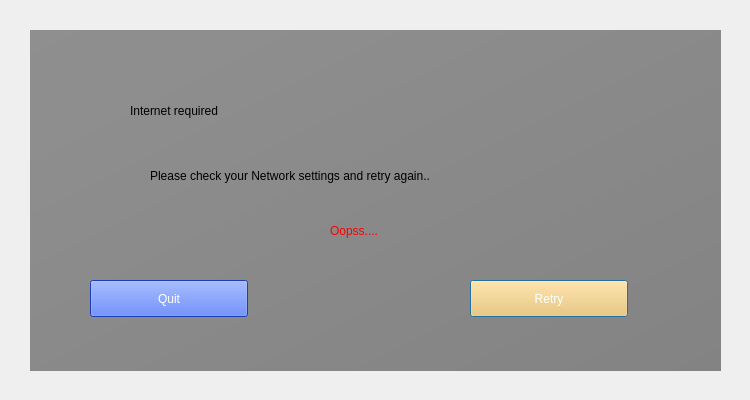
<?xml version="1.0" encoding="UTF-8"?>
<ui version="4.0">
 <class>Dialog</class>
 <widget class="QDialog" name="Dialog">
  <property name="geometry">
   <rect>
    <x>0</x>
    <y>0</y>
    <width>750</width>
    <height>400</height>
   </rect>
  </property>
  <property name="windowTitle">
   <string>Dialog</string>
  </property>
  <widget class="QLabel" name="BGImage">
   <property name="geometry">
    <rect>
     <x>0</x>
     <y>0</y>
     <width>751</width>
     <height>401</height>
    </rect>
   </property>
   <property name="text">
    <string/>
   </property>
   <property name="pixmap">
    <pixmap>../Helicopter firebase/bg.png</pixmap>
   </property>
  </widget>
  <widget class="QLabel" name="BGImage_2">
   <property name="geometry">
    <rect>
     <x>30</x>
     <y>30</y>
     <width>691</width>
     <height>341</height>
    </rect>
   </property>
   <property name="styleSheet">
    <string notr="true">background-color: qlineargradient(spread:pad, x1:0, y1:0, x2:1, y2:1, stop:0 rgba(0, 0, 0, 102), stop:1 rgba(0, 0, 0, 115));</string>
   </property>
   <property name="text">
    <string/>
   </property>
  </widget>
  <widget class="QLabel" name="label">
   <property name="geometry">
    <rect>
     <x>130</x>
     <y>60</y>
     <width>471</width>
     <height>101</height>
    </rect>
   </property>
   <property name="styleSheet">
    <string notr="true">font: 48pt &quot;Bebas Neue&quot;;
color: rgbrgb(0, 0, 0);</string>
   </property>
   <property name="text">
    <string>Internet required</string>
   </property>
  </widget>
  <widget class="QLabel" name="label_2">
   <property name="geometry">
    <rect>
     <x>150</x>
     <y>160</y>
     <width>451</width>
     <height>31</height>
    </rect>
   </property>
   <property name="styleSheet">
    <string notr="true">font: 14pt &quot;Microsoft Sans Serif&quot;;
color: rgbrgb(0, 0, 0);</string>
   </property>
   <property name="text">
    <string>Please check your Network settings and retry again..</string>
   </property>
  </widget>
  <widget class="QPushButton" name="retry">
   <property name="geometry">
    <rect>
     <x>470</x>
     <y>280</y>
     <width>158</width>
     <height>37</height>
    </rect>
   </property>
   <property name="styleSheet">
    <string notr="true">background-color: rgb(255, 194, 87);
color: rgb(255, 255, 255);
font: 17pt &quot;Franklin Gothic Demi Cond&quot;;</string>
   </property>
   <property name="text">
    <string>Retry</string>
   </property>
  </widget>
  <widget class="QPushButton" name="quit">
   <property name="geometry">
    <rect>
     <x>90</x>
     <y>280</y>
     <width>158</width>
     <height>37</height>
    </rect>
   </property>
   <property name="styleSheet">
    <string notr="true">background-color: rgb(39, 86, 255);
color: rgb(255, 255, 255);
font: 17pt &quot;Franklin Gothic Demi Cond&quot;;</string>
   </property>
   <property name="text">
    <string>Quit</string>
   </property>
  </widget>
  <widget class="QLabel" name="ops">
   <property name="geometry">
    <rect>
     <x>330</x>
     <y>220</y>
     <width>81</width>
     <height>21</height>
    </rect>
   </property>
   <property name="styleSheet">
    <string notr="true">font: 16pt &quot;Microsoft Sans Serif&quot;;
color: rgb(255, 0, 0);</string>
   </property>
   <property name="text">
    <string>Oopss....</string>
   </property>
  </widget>
 </widget>
 <resources/>
 <connections/>
</ui>
